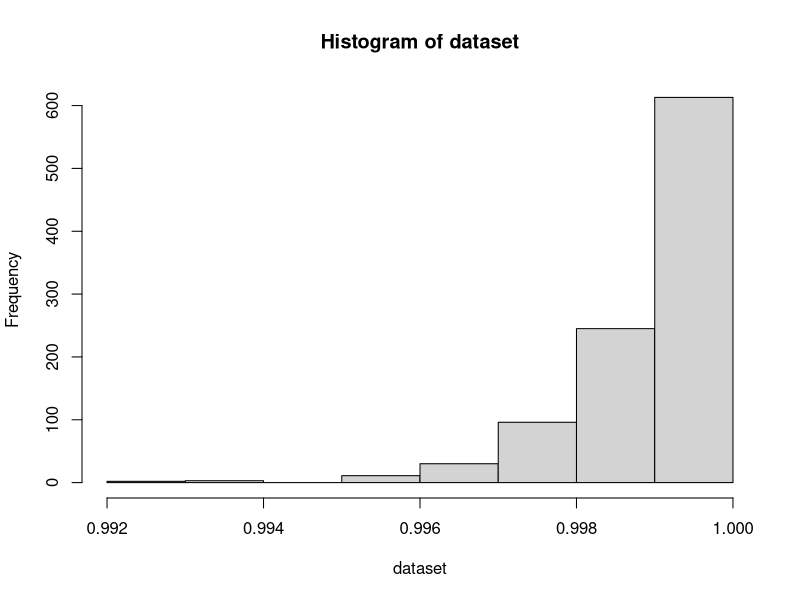

R code for this plot:
dataset <- list()
amount_of_simulations <- 1000

for (i in 1:amount_of_simulations) {
    temp_dataset <- runif(amount_of_simulations)
    dataset <- append(dataset, max(temp_dataset))
}

dataset <- unlist(dataset)
hist(dataset)
